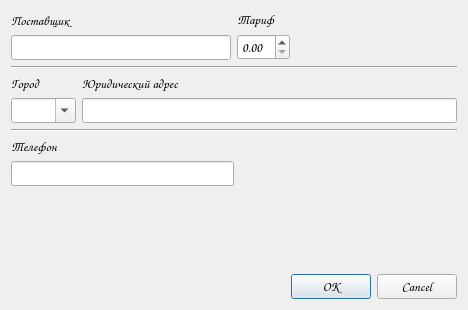
<?xml version="1.0" encoding="UTF-8"?>
<ui version="4.0">
 <class>Dialog</class>
 <widget class="QDialog" name="Dialog">
  <property name="geometry">
   <rect>
    <x>0</x>
    <y>0</y>
    <width>468</width>
    <height>310</height>
   </rect>
  </property>
  <property name="font">
   <font>
    <family>Comic Sans MS</family>
    <pointsize>10</pointsize>
   </font>
  </property>
  <property name="windowTitle">
   <string>Dialog</string>
  </property>
  <layout class="QVBoxLayout" name="verticalLayout">
   <item>
    <layout class="QHBoxLayout" name="horizontalLayout">
     <item>
      <layout class="QGridLayout" name="gridLayout">
       <item row="0" column="0">
        <widget class="QLabel" name="supplierLabel">
         <property name="text">
          <string>Поставщик</string>
         </property>
        </widget>
       </item>
       <item row="1" column="0">
        <widget class="QLineEdit" name="supplierEdit"/>
       </item>
      </layout>
     </item>
     <item>
      <layout class="QGridLayout" name="gridLayout_3">
       <item row="0" column="0">
        <widget class="QLabel" name="tarifLabel">
         <property name="text">
          <string>Тариф</string>
         </property>
        </widget>
       </item>
       <item row="1" column="0">
        <widget class="QDoubleSpinBox" name="tarifBox"/>
       </item>
       <item row="1" column="1">
        <spacer name="horizontalSpacer">
         <property name="orientation">
          <enum>Qt::Horizontal</enum>
         </property>
         <property name="sizeHint" stdset="0">
          <size>
           <width>40</width>
           <height>20</height>
          </size>
         </property>
        </spacer>
       </item>
      </layout>
     </item>
    </layout>
   </item>
   <item>
    <widget class="Line" name="line">
     <property name="orientation">
      <enum>Qt::Horizontal</enum>
     </property>
    </widget>
   </item>
   <item>
    <layout class="QGridLayout" name="gridLayout_6">
     <item row="0" column="0">
      <layout class="QGridLayout" name="gridLayout_4">
       <item row="0" column="0">
        <widget class="QLabel" name="cityLabel">
         <property name="text">
          <string>Город</string>
         </property>
        </widget>
       </item>
       <item row="1" column="0">
        <widget class="QComboBox" name="cityBox">
         <property name="editable">
          <bool>true</bool>
         </property>
        </widget>
       </item>
      </layout>
     </item>
     <item row="0" column="1">
      <layout class="QGridLayout" name="gridLayout_5">
       <item row="0" column="0">
        <widget class="QLabel" name="adressLabel">
         <property name="text">
          <string>Юридический адрес</string>
         </property>
        </widget>
       </item>
       <item row="1" column="0">
        <widget class="QLineEdit" name="addressEdit"/>
       </item>
      </layout>
     </item>
    </layout>
   </item>
   <item>
    <widget class="Line" name="line_2">
     <property name="orientation">
      <enum>Qt::Horizontal</enum>
     </property>
    </widget>
   </item>
   <item>
    <layout class="QGridLayout" name="gridLayout_2">
     <property name="sizeConstraint">
      <enum>QLayout::SetFixedSize</enum>
     </property>
     <item row="0" column="0">
      <widget class="QLabel" name="phoneLabel">
       <property name="text">
        <string>Телефон</string>
       </property>
      </widget>
     </item>
     <item row="1" column="0">
      <widget class="QLineEdit" name="phoneEdit"/>
     </item>
     <item row="1" column="1">
      <spacer name="horizontalSpacer_2">
       <property name="orientation">
        <enum>Qt::Horizontal</enum>
       </property>
       <property name="sizeHint" stdset="0">
        <size>
         <width>40</width>
         <height>20</height>
        </size>
       </property>
      </spacer>
     </item>
    </layout>
   </item>
   <item>
    <spacer name="verticalSpacer_2">
     <property name="orientation">
      <enum>Qt::Vertical</enum>
     </property>
     <property name="sizeHint" stdset="0">
      <size>
       <width>20</width>
       <height>40</height>
      </size>
     </property>
    </spacer>
   </item>
   <item>
    <spacer name="verticalSpacer">
     <property name="orientation">
      <enum>Qt::Vertical</enum>
     </property>
     <property name="sizeHint" stdset="0">
      <size>
       <width>20</width>
       <height>40</height>
      </size>
     </property>
    </spacer>
   </item>
   <item>
    <spacer name="verticalSpacer_3">
     <property name="orientation">
      <enum>Qt::Vertical</enum>
     </property>
     <property name="sizeHint" stdset="0">
      <size>
       <width>20</width>
       <height>40</height>
      </size>
     </property>
    </spacer>
   </item>
   <item>
    <widget class="QDialogButtonBox" name="dialogBox">
     <property name="orientation">
      <enum>Qt::Horizontal</enum>
     </property>
     <property name="standardButtons">
      <set>QDialogButtonBox::Cancel|QDialogButtonBox::Ok</set>
     </property>
    </widget>
   </item>
  </layout>
 </widget>
 <resources/>
 <connections/>
</ui>
